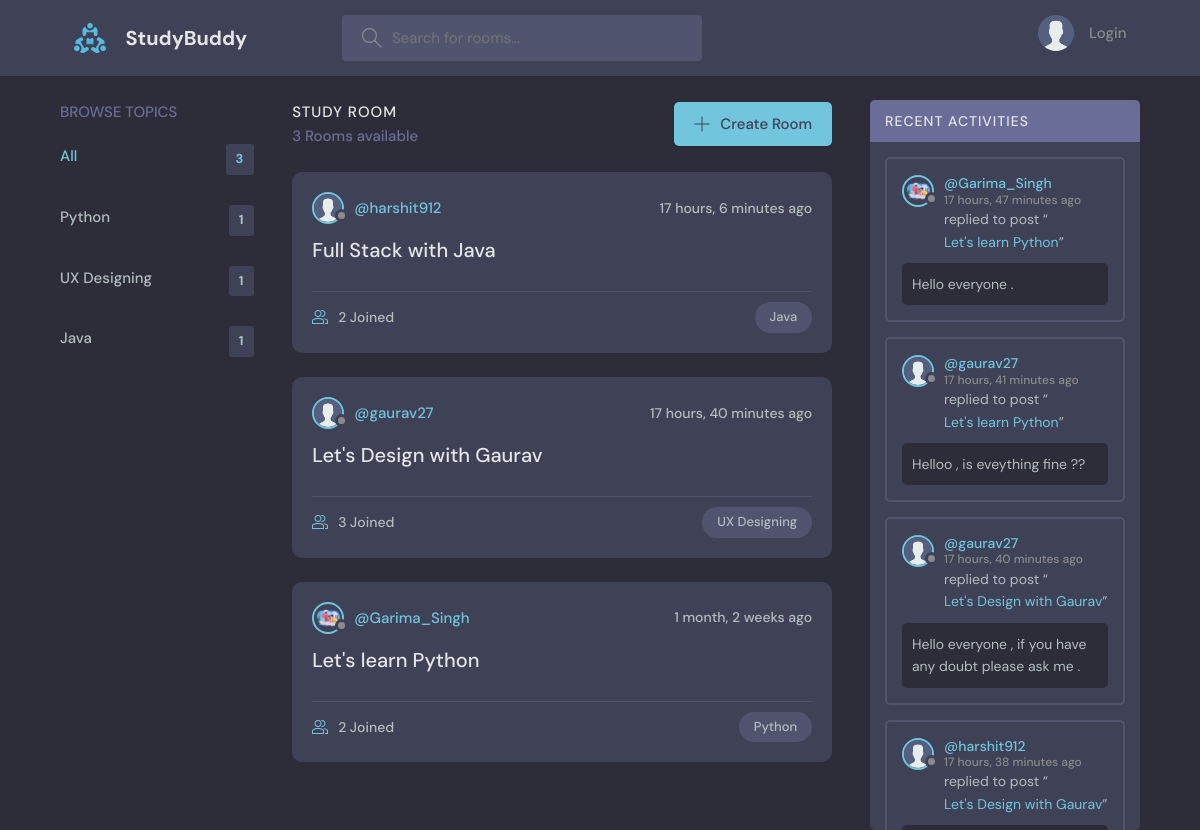
The page / on the database its author committed.
### base/models.py (models this page shows, shortened)
class Topic(models.Model):
    name= models.CharField(max_length=200)
    def __str__(self):
        return self.name

class Room(models.Model):
    host = models.ForeignKey(User, on_delete=models.CASCADE,null=True)
    topic = models.ForeignKey(Topic, on_delete=models.SET_NULL,null=True) # SET_NULL will set the topic field to NULL in database if Parent topic is deleted or topic gets deleted from Topic Model
    name = models.CharField(max_length=200)
    description = models.TextField(null=True , blank= True)
    participants = models.ManyToManyField(User,related_name='participants',blank=True)  # null=True , null has no effect on many to many
    updated = models.DateTimeField(auto_now = True)
    created = models.DateTimeField(auto_now_add=True)
    class Meta :
        ordering = ['-created']

class User(AbstractUser) :
    full_name=models.CharField(max_length=250,null=True)   # with null=True , we can store null value but can not leave it blank
    username = models.CharField(max_length=200 , unique=True,null=True)
    email = models.EmailField(unique=True,null=True)
    bio = models.TextField(null=True,blank=True)
    avatar = models.ImageField(null=True , default='avatar.svg')
    USERNAME_FIELD = 'email'        # Users log in with email.
    REQUIRED_FIELDS = ['username']      # Username is still required during registration.
    def __str__(self):
        return self.username  # Ensures username is returned instead of email
    ''' When USERNAME_FIELD = 'email', Django’s authentication system expects the email for login.
        If you print request.user in the frontend, it might show the email because Django’s default __str__ method might be using USERNAME_FIELD.
        Explicitly defining __str__ to return self.username fixes this issue. '''

class Message(models.Model) :
    user = models.ForeignKey(User,on_delete=models.CASCADE)
    room=models.ForeignKey(Room, on_delete=models.CASCADE)
    body = models.TextField()
    updated = models.DateTimeField(auto_now = True)
    created = models.DateTimeField(auto_now_add=True)

### base/views.py (the view)
# urls.py: path('',views.home,name='home'),
def home(request):
    q=request.GET.get('q') if request.GET.get('q')!= None else ""
    rooms= Room.objects.filter(Q(topic__name__icontains=q) | Q(name__icontains=q) | Q(description__icontains=q) | Q(host__username__icontains=q))
    rooms_count=rooms.count()  # we can use len() method also but count() works much faster than len()
    topics = Topic.objects.all()[0:5]  # will return only 5 topics
    room_messages=Message.objects.filter(Q(room__topic__name__icontains=q) | Q(user__username__icontains=q))
    context = {'rooms':rooms , 'topics':topics,'rooms_count':rooms_count,'room_messages':room_messages}
    return render(request,'base/home.html',context)

### base/templates/base/home.html (shortened to what this page needs)
{% extends "base.html" %} {% block content %}
<main class="layout layout--3">
  <div class="container">
    {% include "base/topics_component.html" %}
    <div class="roomList scroll ">
      <div class="roomList__header ">
        <div>
          <h2>Study Room</h2>
          <p>{{rooms_count}} Rooms available</p>
        </div>
        <a class="btn btn--main" href="{% url 'create-room' %}">
          <svg
            version="1.1"
            xmlns="http://www.w3.org/2000/svg"
            width="32"
            height="32"
            viewBox="0 0 32 32"
          >
            <title>add</title>
            <path
              d="M16.943 0.943h-1.885v14.115h-14.115v1.885h14.115v14.115h1.885v-14.115h14.115v-1.885h-14.115v-14.115z"
            ></path>
          </svg>
          Create Room
        </a>
      </div>
      {% include "base/feed_component.html" %}
    </div>
    {% include "base/activity_component.html" %}
  </div>
</main>
{% endblock content %}

### base/templates/base/topics_component.html (shortened to what this page needs)
<div class="topics">
  <div class="topics__header">
    <h2>Browse Topics</h2>
  </div>
  <ul class="topics__list">
    <li>
      <a href="{% url 'home' %}" class="active"
        >All <span>{{topics.count}}</span></a
      >
    </li>
    {% for topic in topics %}
    <li>
      <a href="{% url 'home' %}?q={{topic.name}} "
        >{{topic.name}} <span>{{topic.room_set.all.count}}</span>
      </a>
    </li>
    {% endfor %}
  </ul>
</div>

### base/templates/base/feed_component.html (shortened to what this page needs)
{% for room in rooms %}
<div class="roomListRoom">
  <div class="roomListRoom__header">
    <a href="{% url 'profile' room.host.id %}" class="roomListRoom__author">
      <div class="avatar avatar--small">
        <img src="{{room.host.avatar.url}}" />
      </div>
      <span>@{{room.host}}</span>
    </a>
    <div class="roomListRoom__actions">
      <span>{{room.created | timesince}} ago</span>
    </div>
  </div>
  <div class="roomListRoom__content">
    <a href="{% url 'room' room.id %}">{{room.name}}</a>
  </div>
  <div class="roomListRoom__meta">
    <a href="{% url 'room' room.id %}" class="roomListRoom__joined">
      {{room.participants.count}} Joined
    </a>
    <p class="roomListRoom__topic">{{room.topic}}</p>
  </div>
</div>
{% endfor %}

### base/templates/base/activity_component.html (shortened to what this page needs)
<div class="activities">
  <div class="activities__header">
    <h2>Recent Activities</h2>
  </div>
  <div class="scroll">
    {% for message in room_messages %}
    <div class="activities__box">
      <div class="activities__boxHeader roomListRoom__header">
        <a
          href="{% url 'profile' message.user.id %}"
          class="roomListRoom__author"
        >
          <div class="avatar avatar--small">
            <img src="{{message.user.avatar.url}}" />
          </div>
          <p>
            @{{message.user}}
            <span>{{message.created | timesince}} ago</span>
          </p>
        </a>
      </div>
      <div class="activities__boxContent">
        <p>
          replied to post “<a href="{% url 'room' message.room.id %}"
            >{{message.room.name}}</a
          >”
        </p>
        <div class="activities__boxRoomContent">{{message.body}}</div>
      </div>
    </div>
    {% endfor %}
  </div>
</div>

### rows shown on the page
Topic: name "Python", room_set.all.count "1"
Topic: name "UX Designing", room_set.all.count "1"
Topic: name "Java", room_set.all.count "1"
Room: host.avatar (placeholder picture), host "harshit912", created "17 hours, 6 minutes", name "Full Stack with Java", participants.count "2", topic "Java"
Room: host.avatar (placeholder picture), host "gaurav27", created "17 hours, 40 minutes", name "Let's Design with Gaurav", participants.count "3", topic "UX Designing"
Room: host.avatar (picture), host "Garima_Singh", created "1 month, 2 weeks", name "Let's learn Python", participants.count "2", topic "Python"
Message: user.avatar (picture), user "Garima_Singh", created "17 hours, 47 minutes", room.name "Let's learn Python", body "Hello everyone ."
Message: user.avatar (placeholder picture), user "gaurav27", created "17 hours, 41 minutes", room.name "Let's learn Python", body "Helloo , is eveything fine ??"
Message: user.avatar (placeholder picture), user "gaurav27", created "17 hours, 40 minutes", room.name "Let's Design with Gaurav", body "Hello everyone , if you have any doubt please ask me ."
Message: user.avatar (placeholder picture), user "harshit912", created "17 hours, 38 minutes", room.name "Let's Design with Gaurav"

### other values the page prints
{{ topics.count }} "3"
{{ rooms_count }} "3"
